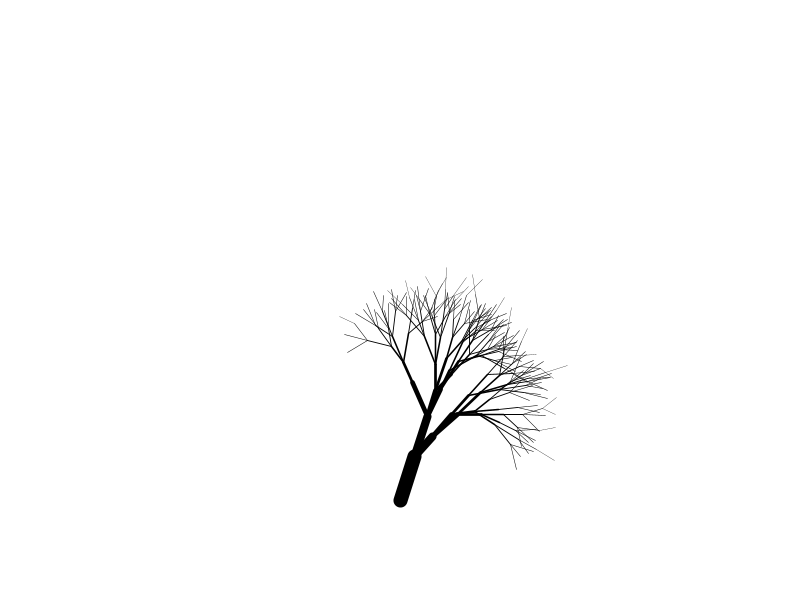
Frame 1 (no input)
Frame 2 (the mouse pressed at the canvas centre, redrawn once): identical to frame 1, image omitted

The Processing sketch that drew this single still picture (run headless with seeded random() and noise(); the mouse was pressed at the canvas centre and the sketch redrawn once):

// Processing sketch: processing_179342
// ── processing_179342.pde

/* Simple 2D tree generation
 * http://www.openprocessing.org/user/45793
 * Nellie Robinson (narobins) */

float bg_color = 255;
color fg_color = color(20);

float d3 = PI/32;
float lr = 1.109; /* elongation rate */
float vr = 1.732; /* width increase rate */

class Point {
  float x;
  float y;
  Point(float x, float y) {
    this.x = x;
    this.y = y;
  }
}

Point forward(float x, float y, float l, float a, float r, float w) {
  float target_x = x + (l * cos(a)) ;
  float target_y = y + l * sin(a);
  strokeWeight(w);
  line(x, y, target_x, target_y);
  return new Point(target_x, target_y);
}

void branch(float x, float y, float l, float a, float r, float w, float d1, float d2) {
  if (w > random(0.5, 0.8)) {
    w /= vr ;
    l /= lr;
    Point target = forward(x, y, l * random(.6, 1), a, r, w);
    float choice = random(0, 1);
    if (choice > 0.1) {
      branch(target.x, target.y, l, a + random(d3, d2), r + random(2 * PI), w, d1, d2);
    }
    if (choice > 0.5) {   
      branch(target.x, target.y, l, a + random(d1, -d3), r + random(2 * PI), w, d1, d2);
    }
    branch(target.x, target.y, l, a, r, w, d1, d2);
  }
}

void setup() {
  size(800,600);
  background(bg_color);
  noLoop();
  float startW = random(5,35);
  float startL = random(30,120);
  float startA = -PI/2 + radians(random(-20,20));
  float startR = -PI/2;
  branch(width/2, height - 100, startL, startA, startR, startW, -PI/4, PI/4); 
}

void draw() {
}

void mousePressed() {
  fill(bg_color, 30);
  noStroke();
  rect(0, 0, width, height);
  stroke(fg_color);
  branch(mouseX, mouseY, random(60,120), -PI/2 + radians(random(-10,10)), -PI/2, random(10,35), random(-PI/2, 0), random(0, PI/2)); 
  redraw();
}
